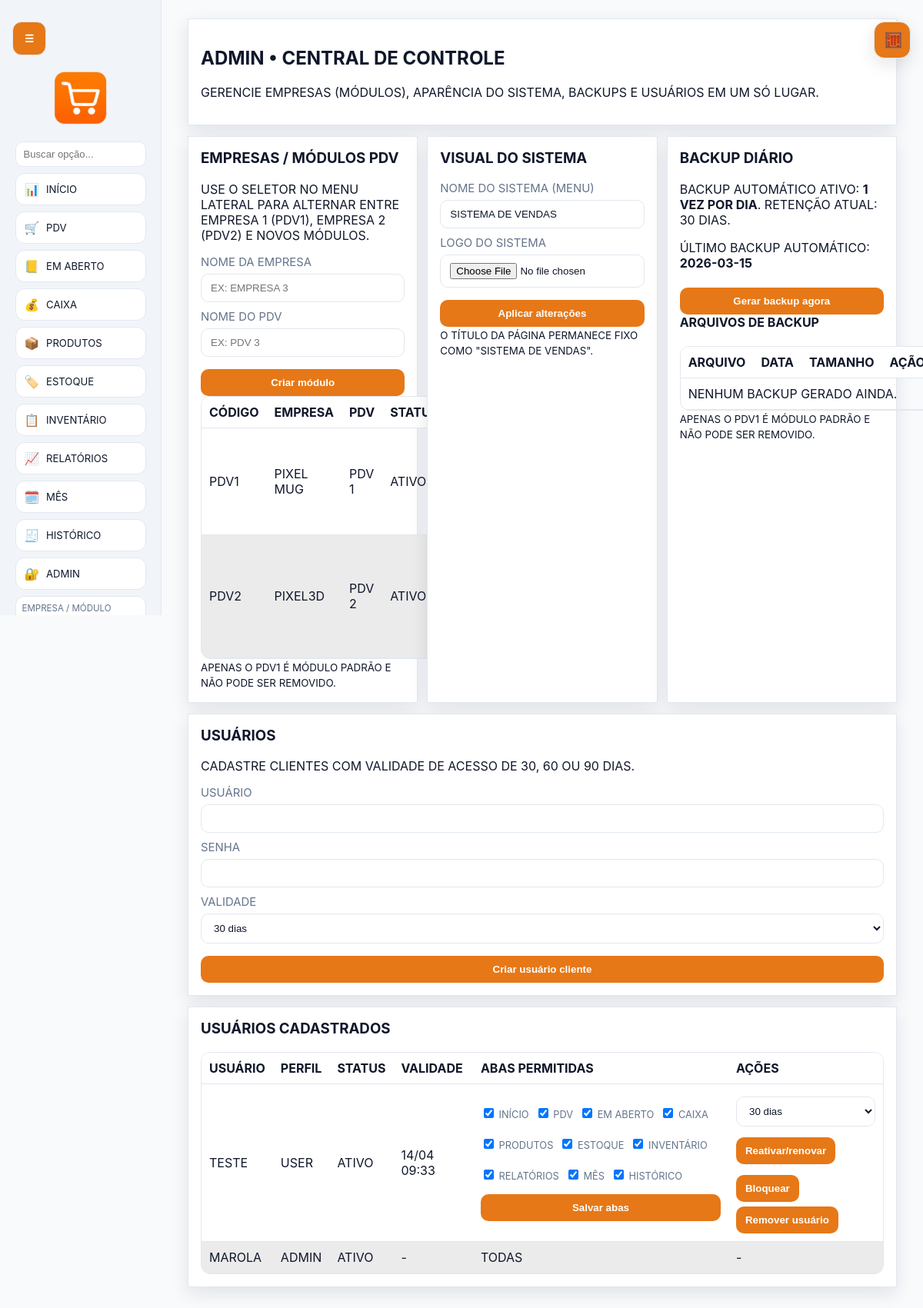
Page /admin/users (signed in) on the committed database.
### tables this page shows
CREATE TABLE system_settings (
            key TEXT PRIMARY KEY,
            value TEXT NOT NULL
        );

CREATE TABLE business_modules (
            id INTEGER PRIMARY KEY AUTOINCREMENT,
            code TEXT UNIQUE NOT NULL,
            name TEXT NOT NULL,
            pdv_label TEXT NOT NULL,
            db_name TEXT NOT NULL DEFAULT 'pdv.db',
            is_active INTEGER NOT NULL DEFAULT 1,
            created_at TEXT NOT NULL
        );

CREATE TABLE users (
            id INTEGER PRIMARY KEY AUTOINCREMENT,
            username TEXT UNIQUE NOT NULL,
            password TEXT NOT NULL,
            role TEXT NOT NULL DEFAULT 'ADMIN'
        , is_active INTEGER NOT NULL DEFAULT 1, expires_at TEXT, allowed_tabs TEXT);

### app.py (the view, shortened to what this page needs)
@app.route("/admin/users", methods=["GET", "POST"])
def admin_users():
    redirect_resp = require_admin()
    if redirect_resp:
        return redirect_resp
    db = get_db()
    users = db.execute("SELECT * FROM users ORDER BY role DESC, username ASC").fetchall()
    backups = sorted(app.config["BACKUP_FOLDER"].glob("backup_*.tar.gz"), key=lambda p: p.stat().st_mtime, reverse=True)
    backup_rows = [
        {
            "name": b.name,
            "size_kb": round(b.stat().st_size / 1024, 1),
            "created_at": datetime.fromtimestamp(b.stat().st_mtime).strftime("%Y-%m-%d %H:%M:%S"),
        }
        for b in backups[:20]
    ]
    return render_template(
        "admin_users.html",
        users=users,
        now=now_iso(),
        available_tabs=TAB_LABELS,
        backups=backup_rows,
        backup_last_run=get_setting(db, "backup_last_run_date", "-"),
        backup_keep_days=get_setting(db, "backup_keep_days", "30"),
        modules=db.execute("SELECT * FROM business_modules ORDER BY id ASC").fetchall(),
    )

### templates/admin_users.html (shortened to what this page needs)
{% extends "base.html" %}
{% block content %}
<section class="card admin-hero">
  <h2>Admin • Central de Controle</h2>
  <p>Gerencie empresas (módulos), aparência do sistema, backups e usuários em um só lugar.</p>
</section>
<div class="admin-grid">
  <section class="card admin-card">
    <h3>Empresas / Módulos PDV</h3>
    <p>Use o seletor no menu lateral para alternar entre empresa 1 (PDV1), empresa 2 (PDV2) e novos módulos.</p>
    <form method="post" action="{{ url_for('admin_create_module') }}" class="grid-form">
      <label>Nome da empresa
        <input name="module_name" placeholder="EX: EMPRESA 3" required>
      </label>
      <label>Nome do PDV
        <input name="pdv_label" placeholder="EX: PDV 3" required>
      </label>
      <button type="submit">Criar módulo</button>
    </form>
    <table>
      <thead>
        <tr><th>Código</th><th>Empresa</th><th>PDV</th><th>Status</th><th>Ações</th></tr>
      </thead>
      <tbody>
        {% for module in modules %}
        <tr>
          <td>{{ module['code'] }}</td>
          <td>{{ module['name'] }}</td>
          <td>{{ module['pdv_label'] }}</td>
          <td>{% if module['is_active'] %}Ativo{% else %}Inativo{% endif %}</td>
          <td>
            <form method="post" action="{{ url_for('admin_update_module', module_id=module['id']) }}" class="inline" style="margin-bottom:6px;">
              <button type="submit">Salvar nome</button>
            </form>
            {% if module['code'] == 'PDV1' %}
              <small>Módulo padrão</small>
            {% else %}
              <form method="post" action="{{ url_for('admin_delete_module', module_id=module['id']) }}" class="inline" onsubmit="return confirm('Remover esta empresa/módulo? Esta ação apagará o banco deste módulo e não pode ser desfeita.');">
                <button type="submit">Remover</button>
              </form>
            {% endif %}
          </td>
        </tr>
        {% endfor %}
      </tbody>
    </table>
    <small>Apenas o PDV1 é módulo padrão e não pode ser removido.</small>
  </section>
  <section class="card admin-card">
    <h3>Visual do sistema</h3>
    <form method="post" action="{{ url_for('admin_settings') }}" enctype="multipart/form-data" class="grid-form">
      <label>Nome do sistema (menu)
        <input name="system_name" value="{{ system_name }}" required>
      </label>
      <label>Logo do sistema
        <input type="file" name="logo_file" accept=".png,.jpg,.jpeg,.webp,.svg">
      </label>
      <button type="submit">Aplicar alterações</button>
    </form>
    <small>O título da página permanece fixo como "Sistema de Vendas".</small>
  </section>
  <section class="card admin-card">
    <h3>Backup diário</h3>
    <p>Backup automático ativo: <strong>1 vez por dia</strong>. Retenção atual: {{ backup_keep_days }} dias.</p>
    <p>Último backup automático: <strong>{{ backup_last_run }}</strong></p>
    <form method="post" action="{{ url_for('admin_run_backup') }}">
      <button type="submit">Gerar backup agora</button>
    </form>
    <h4>Arquivos de backup</h4>
    <table>
      <thead>
        <tr><th>Arquivo</th><th>Data</th><th>Tamanho</th><th>Ação</th></tr>
      </thead>
      <tbody>
        {% for b in backups %}
        <tr>
          <td>{{ b['name'] }}</td>
          <td>{{ b['created_at'] }}</td>
          <td>{{ b['size_kb'] }} KB</td>
          <td><a href="{{ url_for('admin_download_backup', backup_name=b['name']) }}">Baixar</a></td>
        </tr>
        {% else %}
        <tr><td colspan="4">Nenhum backup gerado ainda.</td></tr>
        {% endfor %}
      </tbody>
    </table>
    <small>Apenas o PDV1 é módulo padrão e não pode ser removido.</small>
  </section>
</div>
<section class="card admin-card">
  <h3>Usuários</h3>
  <p>Cadastre clientes com validade de acesso de 30, 60 ou 90 dias.</p>
  <form method="post" class="grid-form">
    <label>Usuário
      <input name="username" required>
    </label>
    <label>Senha
      <input name="password" required>
    </label>
    <label>Validade
      <select name="duration_days" required>
        <option value="30">30 dias</option>
      </select>
    </label>
    <button type="submit">Criar usuário cliente</button>
  </form>
</section>
<section class="card admin-card">
  <h3>Usuários cadastrados</h3>
  <table>
    <thead>
      <tr>
        <th>Usuário</th>
        <th>Perfil</th>
        <th>Status</th>
        <th>Validade</th>
        <th>Abas permitidas</th>
        <th>Ações</th>
      </tr>
    </thead>
    <tbody>
      {% for user in users %}
      <tr>
        <td>{{ user['username'] }}</td>
        <td>{{ user['role'] }}</td>
        <td>
          {% if user['role'] == 'ADMIN' %}
            Ativo
          {% elif user['is_active'] and (not user['expires_at'] or user['expires_at'] > now) %}
            Ativo
          {% else %}
            Bloqueado
          {% endif %}
        </td>
        <td>{{ user['expires_at']|fmt_dt if user['expires_at'] else '-' }}</td>
        <td>
          {% if user['role'] != 'ADMIN' %}
          {% set user_tabs = user['allowed_tabs'].split(',') if user['allowed_tabs'] else [] %}
          <form method="post" action="{{ url_for('admin_update_user_tabs', user_id=user['id']) }}">
            <div class="inline" style="gap:8px;flex-wrap:wrap;">
              {% for tab_key, tab_label in available_tabs.items() %}
              <label style="font-size:.8rem;">
                <input type="checkbox" name="allowed_tabs" value="{{ tab_key }}" {% if tab_key in user_tabs %}checked{% endif %}>
                {{ tab_label }}
              </label>
              {% endfor %}
            </div>
            <button type="submit">Salvar abas</button>
          </form>
          {% else %}
          Todas
          {% endif %}
        </td>
        <td>
          {% if user['role'] != 'ADMIN' %}
          <form method="post" action="{{ url_for('admin_update_user', user_id=user['id']) }}" class="inline">
            <select name="duration_days" required>
              <option value="30">30 dias</option>
            </select>
            <button name="action" value="renew" type="submit">Reativar/renovar</button>
            <button name="action" value="block" type="submit" class="danger-btn" onclick="return confirm('Bloquear usuário?');">Bloquear</button>
          </form>
          <form method="post" action="{{ url_for('admin_delete_user', user_id=user['id']) }}" class="inline" onsubmit="return confirm('Remover usuário? Esta ação não pode ser desfeita.');">
            <button type="submit" class="danger-btn">Remover usuário</button>
          </form>
          {% else %}
          -
          {% endif %}
        </td>
      </tr>
      {% endfor %}
    </tbody>
  </table>
</section>
{% endblock %}

### templates/base.html (shortened to what this page needs)
<!doctype html>
<html lang="pt-BR">
<head>
  <link rel="stylesheet" href="{{ url_for('static', filename='style.css', v=asset_version) }}">
</head>
<body class="light-theme">
  {% if session.get('user_id') %}
  <button id="menu-toggle" class="menu-toggle" type="button" aria-label="Abrir ou fechar menu">☰</button>
  <aside id="side-menu" class="side-menu">
    <div class="menu-header">
      <img src="{{ url_for('static', filename=logo_path) }}" alt="Logo da loja" class="store-logo" onerror="this.style.display='none';this.nextElementSibling.style.display='block';">
    </div>
    <nav class="menu-nav">
      <div class="menu-filter-wrap">
        <input id="menu-filter" type="search" placeholder="Buscar opção..." autocomplete="off" aria-label="Buscar opção no menu">
      </div>
      {% if is_admin or 'dashboard' in allowed_tabs %}
      <a href="{{ url_for('dashboard') }}" title="Início"><span>📊</span><small>Início</small></a>
      {% endif %}
      {% if is_admin or 'pdv' in allowed_tabs %}
      <a href="{{ url_for('pdv') }}" title="PDV"><span>🛒</span><small>PDV</small></a>
      {% endif %}
      {% if is_admin or 'mesa' in allowed_tabs %}
      <a href="{{ url_for('mesa') }}" title="Em Aberto"><span>📒</span><small>Em Aberto</small></a>
      {% endif %}
      {% if is_admin or 'cash' in allowed_tabs %}
      <a href="{{ url_for('cash') }}" title="Caixa"><span>💰</span><small>Caixa</small></a>
      {% endif %}
      {% if is_admin or 'products' in allowed_tabs %}
      <a href="{{ url_for('products') }}" title="Produtos"><span>📦</span><small>Produtos</small></a>
      {% endif %}
      {% if is_admin or 'stock' in allowed_tabs %}
      <a href="{{ url_for('stock') }}" title="Estoque"><span>🏷️</span><small>Estoque</small></a>
      {% endif %}
      {% if is_admin or 'inventory' in allowed_tabs %}
      <a href="{{ url_for('inventory') }}" title="Inventário"><span>📋</span><small>Inventário</small></a>
      {% endif %}
      {% if is_admin or 'reports' in allowed_tabs %}
      <a href="{{ url_for('reports') }}" title="Relatórios"><span>📈</span><small>Relatórios</small></a>
      {% endif %}
      {% if is_admin or 'monthly' in allowed_tabs %}
      <a href="{{ url_for('monthly_management') }}" title="Gerenciar mês"><span>🗓️</span><small>Mês</small></a>
      {% endif %}
      {% if is_admin or 'sales' in allowed_tabs %}
      <a href="{{ url_for('sales_history') }}" title="Histórico"><span>🧾</span><small>Histórico</small></a>
      {% endif %}
      {% if is_admin %}
      <a href="{{ url_for('admin_users') }}" title="Admin"><span>🔐</span><small>Admin</small></a>
      {% endif %}
      {% if modules %}
      <form method="post" action="{{ url_for('select_module') }}" class="module-switcher">
        <label for="module_id">Empresa / Módulo</label>
      </form>
      {% endif %}
    </nav>
  </aside>
  {% endif %}
  <main class="app-main {% if session.get('user_id') %}with-sidebar{% endif %}">
    {% block content %}{% endblock %}
  </main>
  <button id="floating-calc-toggle" class="floating-calc-toggle" type="button" aria-label="Abrir calculadora" title="Calculadora">🧮</button>
</body>
</html>

### rows in the picture
system_settings: value (picture)
business_modules: code "PDV1", name "PIXEL MUG", pdv_label "PDV 1", is_active "ATIVO"
business_modules: code "PDV2", name "PIXEL3D", pdv_label "PDV 2", is_active "ATIVO"
system_settings: system_name "SISTEMA DE VENDAS"
system_settings: value "30"
system_settings: value "2026-03-15"
users: username "TESTE", role "USER", is_active "ATIVO", expires_at|fmt_dt "14/04 09:33", available_tabs "INÍCIO" "PDV" "EM ABERTO" "CAIXA" "PRODUTOS" "ESTOQUE" "INVENTÁRIO" "RELATÓRIOS" "MÊS" "HISTÓRICO"
users: username "MAROLA", role "ADMIN", shows "ATIVO", expires_at|fmt_dt "-", shows "TODAS"
